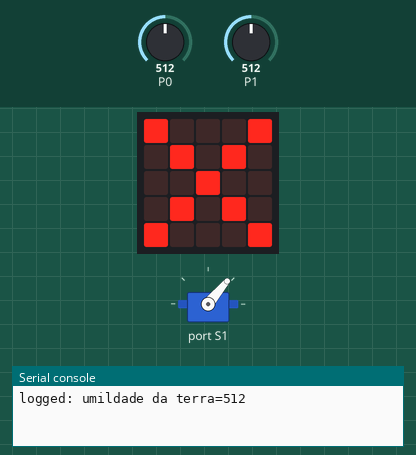
Recording of a program running on a simulated BBC micro:bit (MakeCode). Shown: the board's 5×5 LED display, servo, the last lines printed to the serial console. The test bench sets the inputs (shaded band); at power-on: P1 = 512, P0 = 512 (analog values on the 0–1023 scale). Data-log rows are listed on the console.

Above: at 1.8 s.
1.9 s: P1 set to 790
8.0 s: P1 set to 811
At 11.7 s:
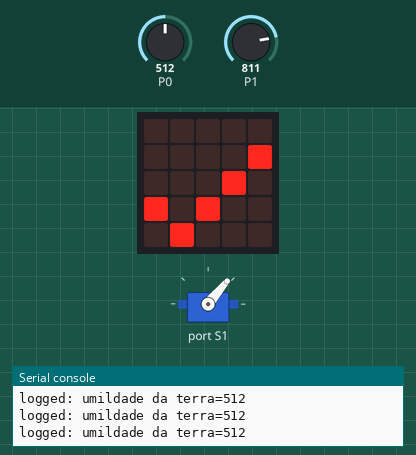
14.1 s: P1 set to 989
20.2 s: P1 set to 1008
At 21.0 s:
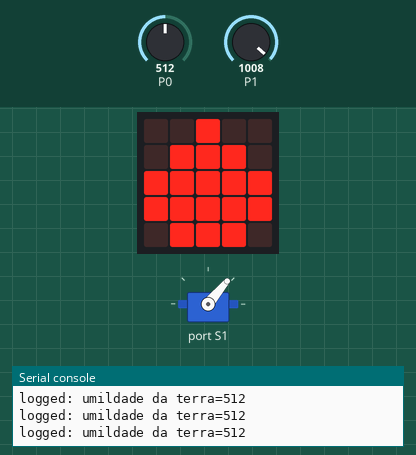
26.3 s: P1 set to 990
At 27.0 s:
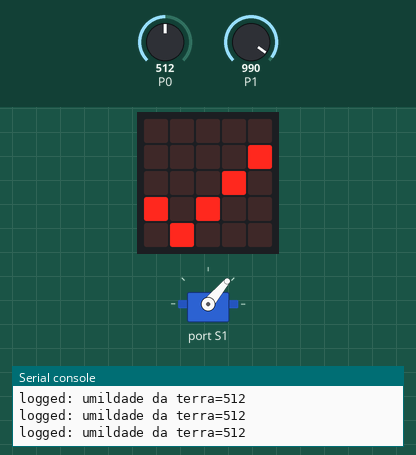
32.4 s: P1 set to 1010
At 33.2 s:
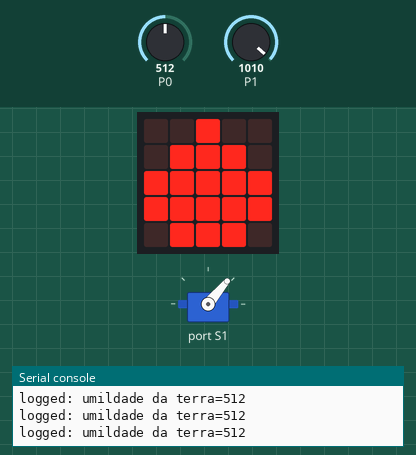
Timing chart, 0 to 35.4 s (numbered marks = the images above; inputs shaded):
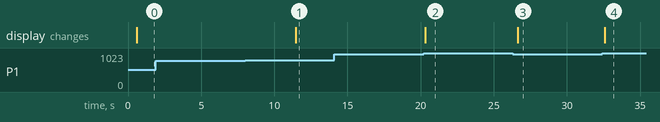

Measured:
- the behaviour switches between 800 and 801 on P1 (found by bisection; images 0 and 1)
- the behaviour switches between 1000 and 1001 on P1 (found by bisection; images 1 and 2)
- after the input at 8.0 s, the display: changes after 3.4 s (image 1)
- after the input at 20.2 s, the display: changes after 0.12 s (image 2)
- after the input at 26.3 s, the display: changes after 0.35 s (image 3)
- after the input at 32.4 s, the display: changes after 0.16 s (image 4)

The program:

main.ts
```typescript
let umildade = 0
basic.showIcon(IconNames.Silly)
datalogger.setColumnTitles("umildade da terra")
robotbit.Servo(robotbit.Servos.S1, 50)
basic.forever(function () {
    umildade = pins.analogReadPin(AnalogPin.P1)
    datalogger.log(datalogger.createCV("umildade da terra", pins.analogReadPin(AnalogPin.P0)))
    if (umildade > 1000) {
        basic.showLeds(`
            . . # . .
            . # # # .
            # # # # #
            # # # # #
            . # # # .
            `)
    } else if (umildade > 800) {
        basic.showLeds(`
            . . . . .
            . . . . #
            . . . # .
            # . # . .
            . # . . .
            `)
        robotbit.Servo(robotbit.Servos.S1, 50)
    } else {
        basic.showLeds(`
            # . . . #
            . # . # .
            . . # . .
            . # . # .
            # . . . #
            `)
        robotbit.Servo(robotbit.Servos.S1, 50)
        basic.pause(5000)
    }
})
```

test.ts
```typescript
// testes vão aqui; isto não será compilado quando este pacote for usado como uma extensão.
```
